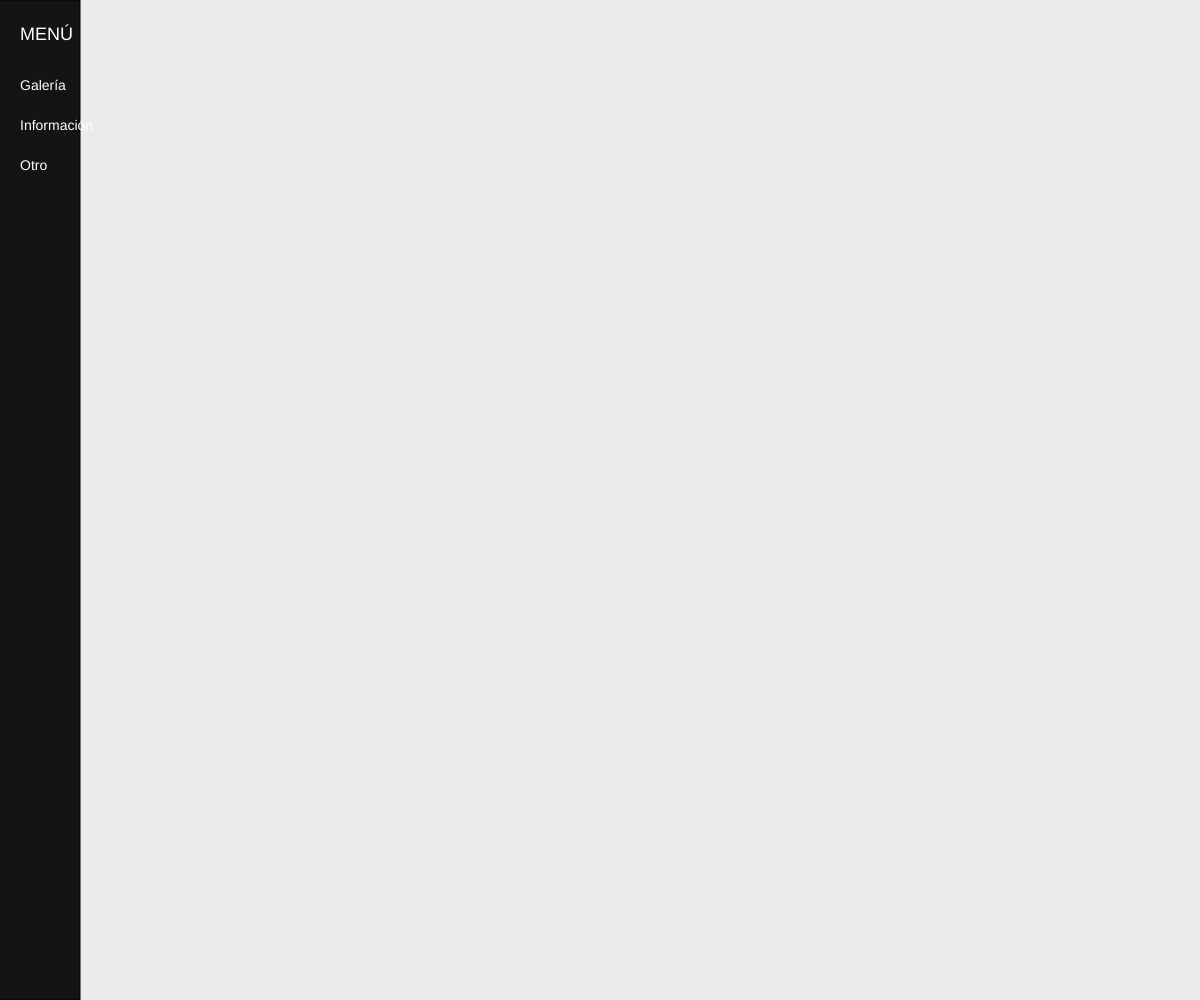
Frame 1 (no input)
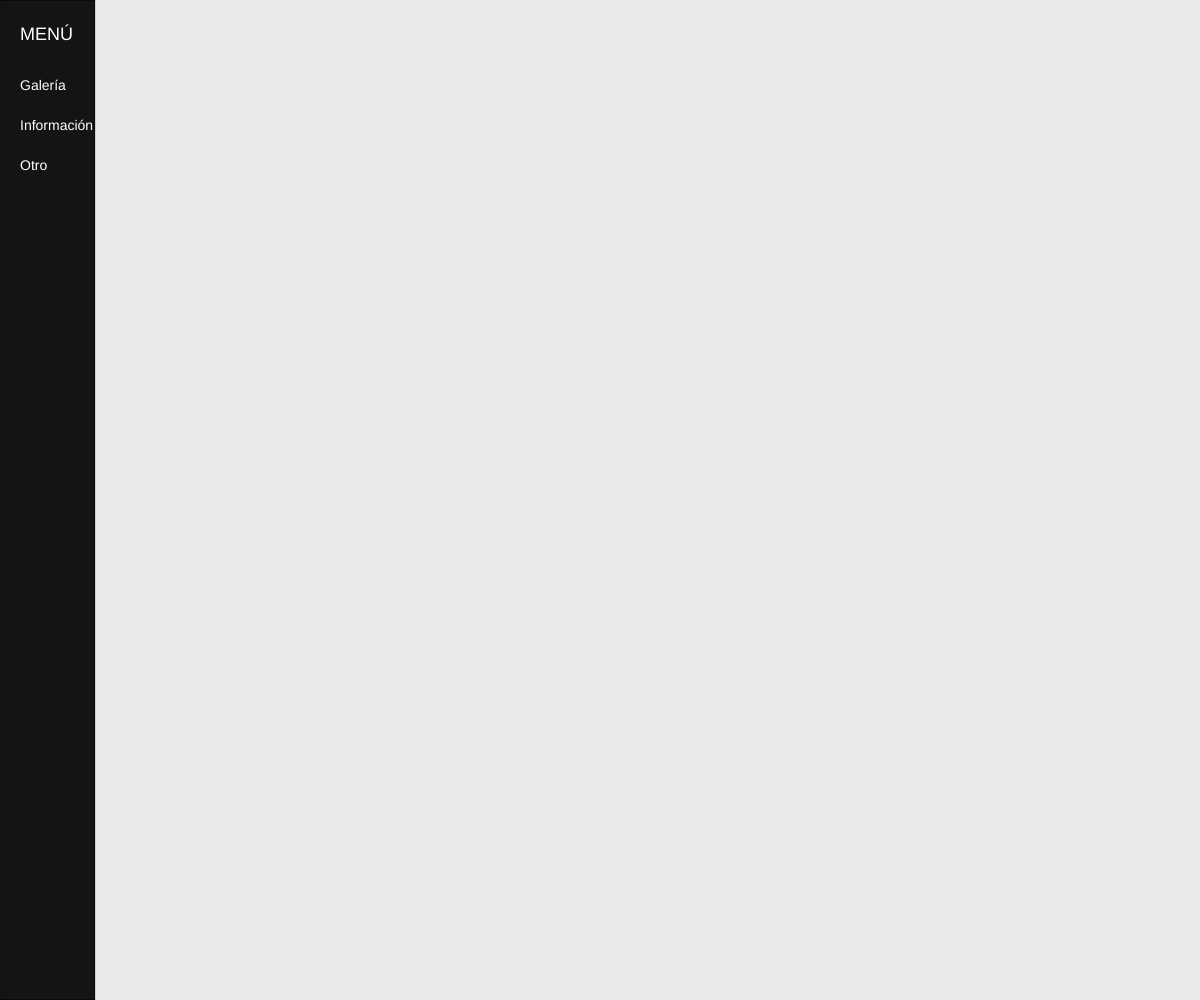
Frame 60 (no input)
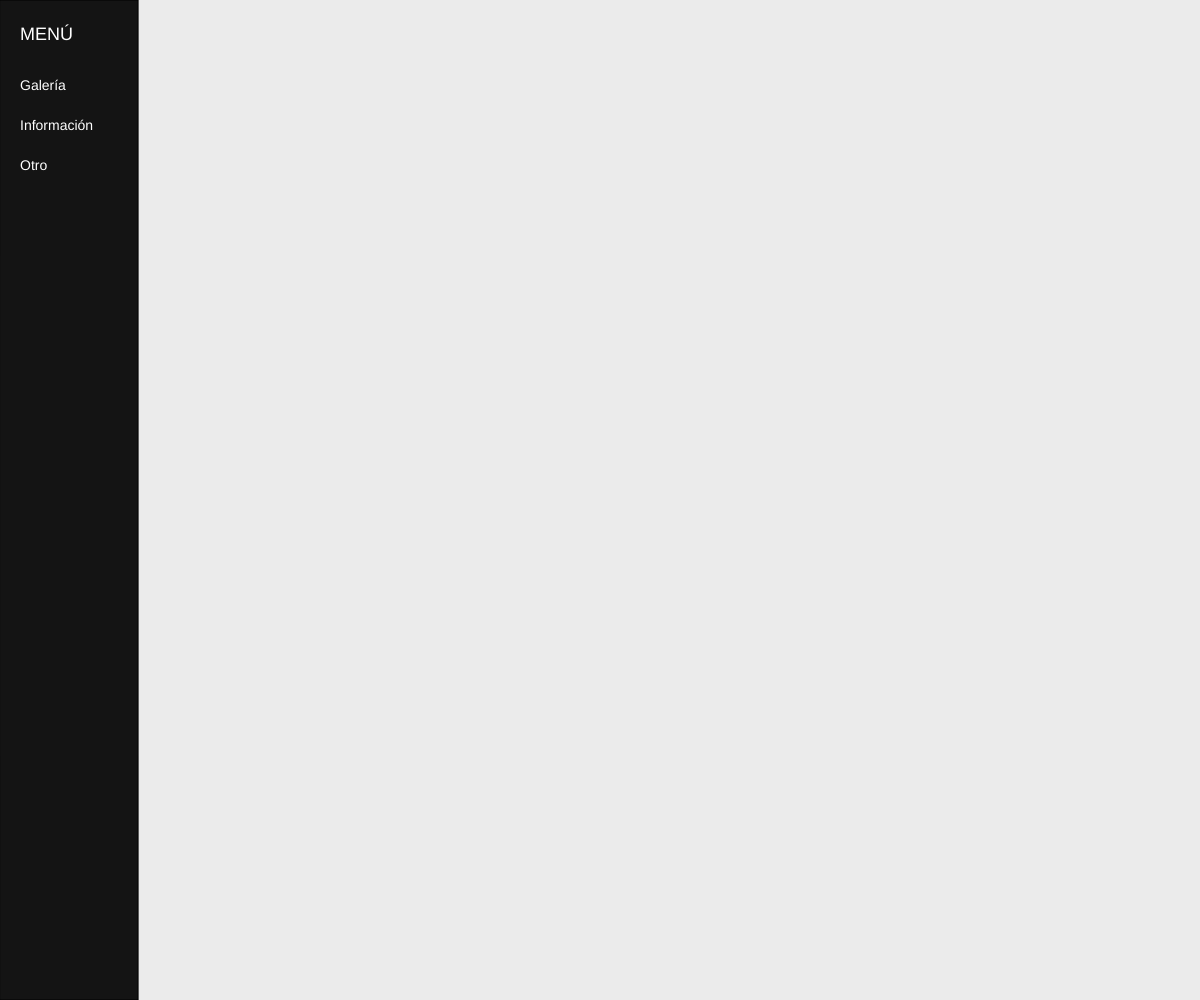
Frame 120 (the mouse pressed at the canvas centre since frame 60)

The p5.js sketch that drew these frames (run headless with seeded random() and noise() and a simulated clock; from frame 60 on, the mouse is pressed at the canvas centre):

// p5.js sketch
// ── sketch.js
let menuWidth = 80;
let menuTargetWidth;

let opening = false;
let animProgress = 0;

let currentSection = null;

// --- Girar la manija ---
let ultimoMovimiento = 0;
let anguloAnterior = 0;
let toleranciaTiempo = 1500; // ms sin girar → error
let mostrarError = false;

// --- Doble click ---
let clickCount = 0;
let lastClickTime = 0;
let selectedOption = null;

// --- Menú ---
let buttons = [
  { label: "Galería", y: 90 },
  { label: "Información", y: 130 },
  { label: "Otro", y: 170 }
];

function setup() {
  createCanvas(windowWidth, windowHeight);
  menuTargetWidth = width;
  textFont('Arial');
  ultimoMovimiento = millis();
}

function draw() {

  // ---------- ERROR ----------
  if (mostrarError) {
    background(180, 0, 0);
    fill(255);
    textAlign(CENTER);
    textSize(28);
    text("ERROR\nDebe girar para permanecer", width / 2, height / 2);
    textAlign(LEFT);
    return;
  }

  background(235);

  // ---------- MENÚ CRECE ----------
  menuWidth += frameCount * 0.008;
  menuWidth = constrain(menuWidth, 80, menuTargetWidth);

  fill(20);
  rect(0, 0, menuWidth, height);

  fill(255);
  textSize(18);
  text("MENÚ", 20, 40);

  textSize(14);
  buttons.forEach(b => {
    text(b.label, 20, b.y);
  });

  // ---------- ANIMACIÓN EXCESIVA ----------
  if (opening) {
    animProgress += 4;

    fill(60, 60, 100);
    rect(0, 0, animProgress, height);

    if (animProgress >= width) {
      opening = false;
      currentSection = selectedOption;
    }
  }

  // ---------- CONTENIDO ----------
  if (currentSection) {
    mostrarContenido(currentSection);
  }
}

// --------------------
function mousePressed() {
  if (mouseX < menuWidth && !opening) {
    buttons.forEach(b => {
      if (mouseY > b.y - 15 && mouseY < b.y + 5) {
        manejarDobleClick(b.label);
      }
    });
  }
}

// --------------------
function manejarDobleClick(option) {
  let ahora = millis();

  if (ahora - lastClickTime < 400) {
    clickCount++;
  } else {
    clickCount = 1;
  }

  lastClickTime = ahora;

  if (clickCount === 2) {
    selectedOption = option;
    iniciarAnimacion();
    clickCount = 0;
  }
}

// --------------------
function iniciarAnimacion() {
  opening = true;
  animProgress = 0;
}

// --------------------
function mostrarContenido(seccion) {
  fill(0);
  textSize(32);
  textAlign(CENTER);

  if (seccion === "Galería") {

    text("GALERÍA", width / 2, height / 2 - 120);

    // MANIJA
    noFill();
    stroke(0);
    strokeWeight(4);
    ellipse(width / 2, height / 2, 120);

    fill(0);
    noStroke();
    textSize(14);
    text("GIRE PARA PERMANECER", width / 2, height / 2 + 90);

    // Detectar giro
    detectarGiro();

    // Si deja de girar → error
    if (millis() - ultimoMovimiento > toleranciaTiempo) {
      activarError();
    }

  } else if (seccion === "Información") {
    text("INFORMACIÓN", width / 2, height / 2);
  } else if (seccion === "Otro") {
    text("OTRA SECCIÓN", width / 2, height / 2);
  }

  textAlign(LEFT);
}

// --------------------
function detectarGiro() {
  let cx = width / 2;
  let cy = height / 2;

  let angulo = atan2(mouseY - cy, mouseX - cx);
  let diferencia = abs(angulo - anguloAnterior);

  if (diferencia > 0.1) {
    ultimoMovimiento = millis();
  }

  anguloAnterior = angulo;
}

// --------------------
function activarError() {
  mostrarError = true;
  setTimeout(reiniciarSistema, 2000);
}

// --------------------
function reiniciarSistema() {
  mostrarError = false;
  menuWidth = 80;
  opening = false;
  animProgress = 0;
  currentSection = null;
  ultimoMovimiento = millis();
}

// ── galeria.html
<!DOCTYPE html>
<html lang="en">
<head>
  <meta charset="UTF-8">
  <title>Galería</title>
</head>
<body>
  <h1>Galería</h1>
  <p>Esta es la galería.</p>
</body>
</html>
